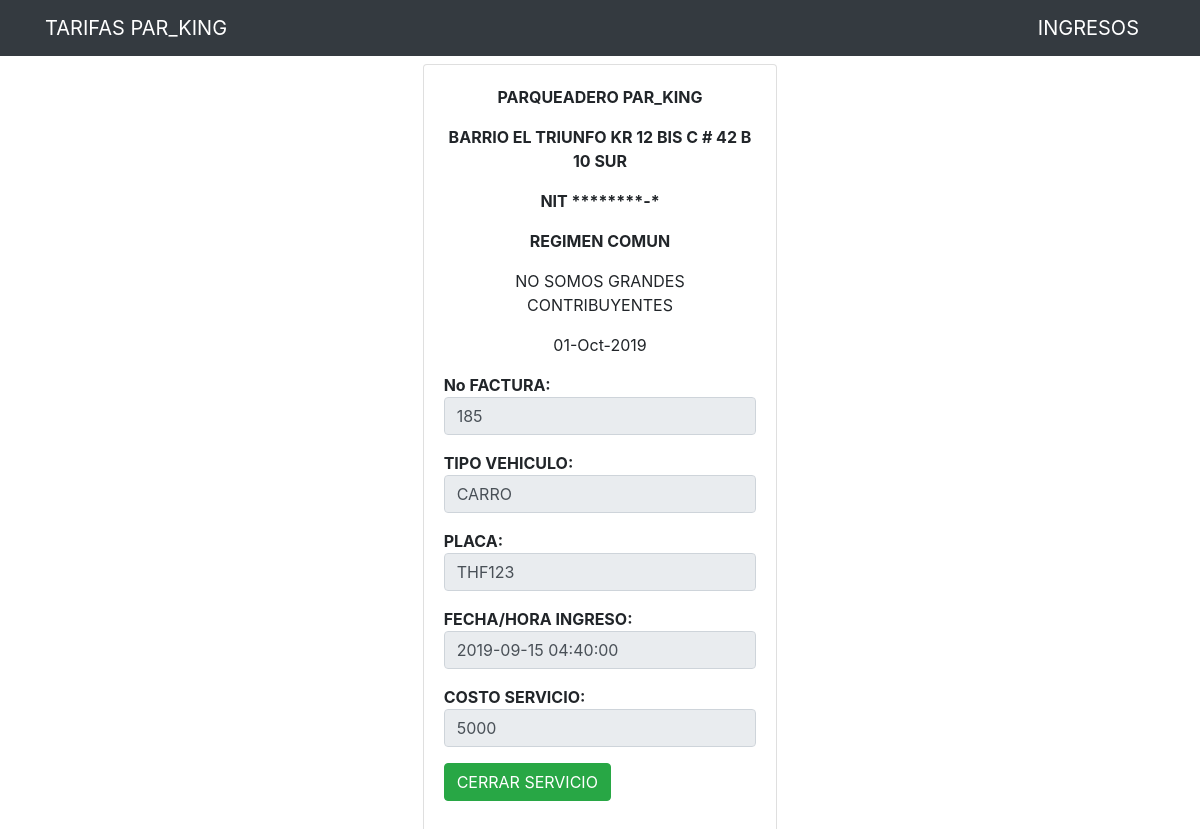
The page /prefactura_servicio.php?id=185 on the database its author committed.
### tables this page shows
CREATE TABLE `ingresos` (
  `id` int(11) NOT NULL,
  `tipo` varchar(50) DEFAULT NULL,
  `placa` varchar(6) NOT NULL,
  `fecha_hora_ingreso` timestamp NULL DEFAULT CURRENT_TIMESTAMP,
  `fecha_hora_salida` timestamp NULL DEFAULT CURRENT_TIMESTAMP ON UPDATE CURRENT_TIMESTAMP,
  `costo_servicio` int(11) DEFAULT '0',
  `estado` varchar(11) NOT NULL DEFAULT 'ABIERTO'
);

CREATE TABLE `tarifa` (
  `id` int(11) NOT NULL,
  `tipo` varchar(50) NOT NULL,
  `costo_minuto` int(11) NOT NULL,
  `fecha_modificacion` timestamp NOT NULL DEFAULT CURRENT_TIMESTAMP ON UPDATE CURRENT_TIMESTAMP
);

### prefactura_servicio.php (the view, shortened to what this page needs)
<?php include("db.php");
if (isset($_GET['id'])){
	$id = $_GET['id'];
	$query = "SELECT * FROM ingresos where id = $id";
	$result = mysqli_query($conn, $query);
	if (mysqli_num_rows($result) ==1) {
		$row = mysqli_fetch_array($result);
		$id =$row['id'];
		$tipo = $row['tipo'];
		$placa =$row['placa'];
		$fecha_hora_ingreso = $row['fecha_hora_ingreso'];
	}
}
$query = "SELECT costo_minuto from tarifa inner join ingresos on tarifa.tipo = ingresos.tipo where ingresos.id = '$id'";
	$result = mysqli_query($conn, $query);
	if (mysqli_num_rows($result) ==1) {
		$row = mysqli_fetch_array($result);
		$costo_minuto =$row['costo_minuto'];
}
?>
<?php include ("includes_tarifas/header_tarifas.php")?>
<div class="container p-2">
	<div class="row">
		<div class="col-md-4 mx-auto">
			<div class="card card-body">
				<form action="prefactura_servicio.php?id=<?php echo $_GET['id']; ?>" method="POST">
					<div class="form-group">
						<p align="center"> <b>PARQUEADERO PAR_KING</b></p>
						<p align="center"><b> BARRIO EL TRIUNFO KR 12 BIS C # 42 B 10 SUR </b></p>
						<p align="center"> <b>NIT ********-*</b></p>
						<p align="center"><b >REGIMEN COMUN</b></p>
						<p align="center">NO SOMOS GRANDES CONTRIBUYENTES</p>
						<p align="center"> <?php  $fechaActual = date('d-M-Y'); echo $fechaActual; ?>	</p>
					</div>
					<div class="form-group">
						<p><b>No FACTURA: <input type="text" name="tipo" value="<?php echo $id; ?>" class="form-control" disabled></b></p>
					</div>
					<div class="form-group">
						<p><b> TIPO VEHICULO: <input type="text" name="tipo" value="<?php echo $tipo; ?>" class="form-control" disabled></b></p>
					</div>
					<div class="form-group">
						<p><b>PLACA:<input type="text" name="placa" value="<?php echo $placa; ?>" class="form-control" disabled></b></p>
					</div>
					<div class="form-group">
						<p><b>FECHA/HORA INGRESO:<input type="text" name="fecha_hora_ingreso" value="<?php echo $fecha_hora_ingreso; ?>" class="form-control" disabled></b></p>
					</div>
					<div class="form-group">
						<p><b>COSTO SERVICIO:<input type="text" name="costo_servicio" value="<?php echo $costo_minuto; ?>" class="form-control" disabled></b></p>
					</div>
					<button class="btn btn-success" name="cerrarservicio">
						CERRAR SERVICIO
					</button>
				</form>
			</div>
		</div>
	</div>
</div>

### rows shown on the page
ingresos: tipo "185", tipo "CARRO", placa "THF123", fecha_hora_ingreso "2019-09-15 04:40:00"
tarifa: costo_servicio "5000"
